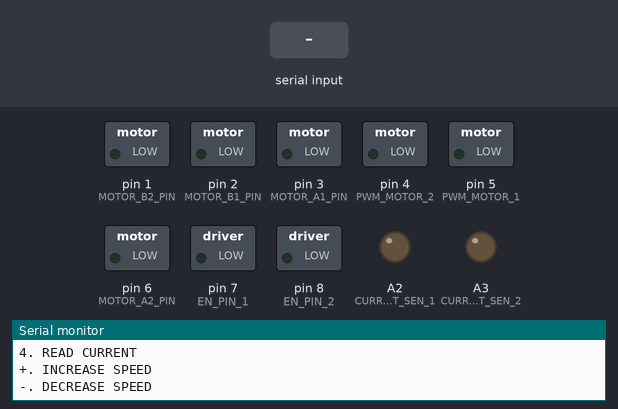
This sketch was run on a simulated Teensy 4. On the bench: switched loads named in the sketch (green lamp = pin HIGH), output pins drawn as LEDs (lit = HIGH), the last lines printed to the serial monitor. Inputs (shaded band) come from the test bench.

Above: at 1.2 s.
1.3 s: "1\n" received over Serial
At 1.6 s:
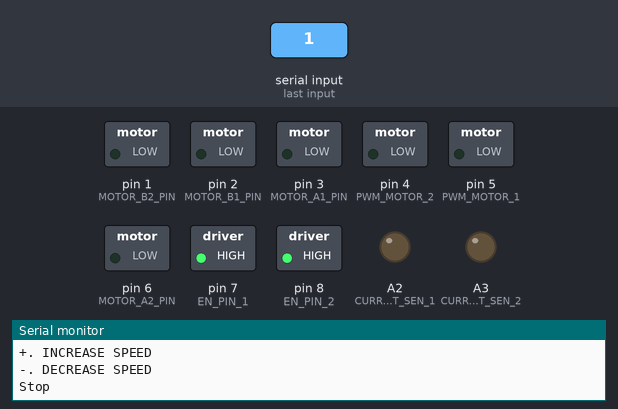
2.8 s: "2\n" received over Serial
At 3.9 s:
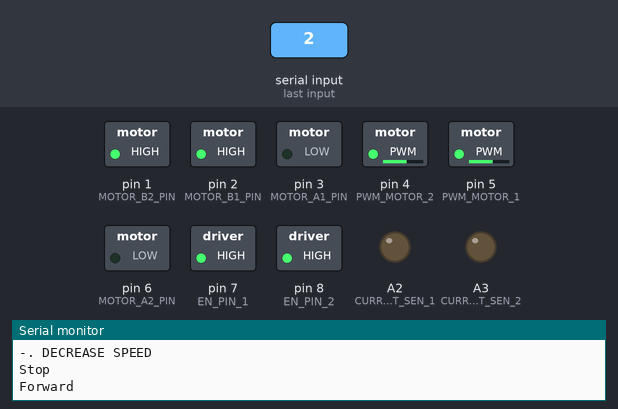
4.3 s: "3\n" received over Serial
At 5.0 s:
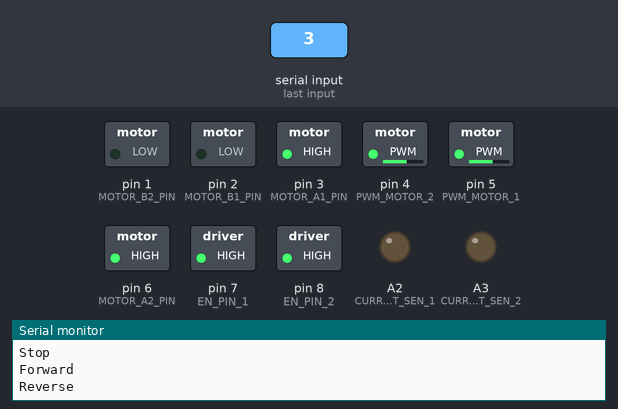
5.8 s: "+\n" received over Serial
At 6.2 s:
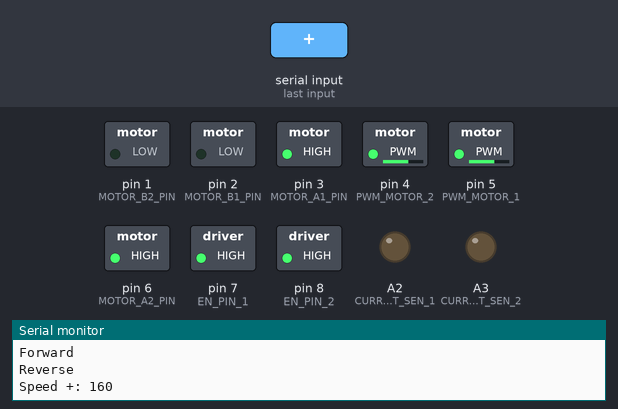
Timing chart, 0 to 8.3 s (numbered marks = the images above; inputs shaded):
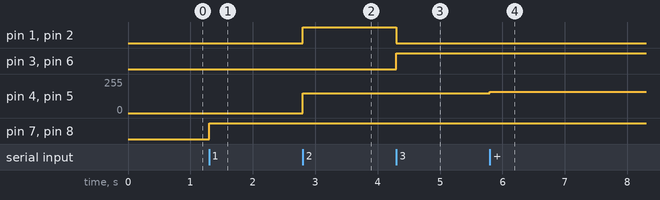

The sketch:

ZERO-MOTO-2WD.ino
```cpp
#define BRAKE 0
#define CW    1
#define CCW   2
#define CS_THRESHOLD 15   // Definition of safety current (Check: "1.3 Monster Shield Example").

//MOTOR 1
#define MOTOR_A1_PIN 3 //7
#define MOTOR_B1_PIN 2 //8

//MOTOR 2
#define MOTOR_A2_PIN  6// 4
#define MOTOR_B2_PIN  1 // 9

#define PWM_MOTOR_1 5 // 5
#define PWM_MOTOR_2 4 // 6

#define CURRENT_SEN_1 A2
#define CURRENT_SEN_2 A3

#define EN_PIN_1 7 //A0
#define EN_PIN_2 8 //A1

#define MOTOR_1 0
#define MOTOR_2 1

short usSpeed = 150;  //default motor speed
unsigned short usMotor_Status = BRAKE;

void setup()
{
  pinMode(MOTOR_A1_PIN, OUTPUT);
  pinMode(MOTOR_B1_PIN, OUTPUT);

  pinMode(MOTOR_A2_PIN, OUTPUT);
  pinMode(MOTOR_B2_PIN, OUTPUT);

  pinMode(PWM_MOTOR_1, OUTPUT);
  pinMode(PWM_MOTOR_2, OUTPUT);

  pinMode(CURRENT_SEN_1, OUTPUT);
  pinMode(CURRENT_SEN_2, OUTPUT);

  pinMode(EN_PIN_1, OUTPUT);
  pinMode(EN_PIN_2, OUTPUT);

  SerialUSB.begin(9600);              // Initiates the SerialUSB to do the monitoring
  SerialUSB.println("Begin motor control");
  SerialUSB.println(); //Print function list for user selection
  SerialUSB.println("Enter number for control option:");
  SerialUSB.println("1. STOP");
  SerialUSB.println("2. FORWARD");
  SerialUSB.println("3. REVERSE");
  SerialUSB.println("4. READ CURRENT");
  SerialUSB.println("+. INCREASE SPEED");
  SerialUSB.println("-. DECREASE SPEED");
  SerialUSB.println();

}

void loop()
{
  char  user_input;
  String SerialUSBReceived;


  while(SerialUSB.available())
  {
    SerialUSBReceived = SerialUSB.readStringUntil('\n');
      user_input = SerialUSBReceived.charAt(0);


    digitalWrite(EN_PIN_1, HIGH);
    digitalWrite(EN_PIN_2, HIGH);

    if (user_input== '1')
    {
     Stop();
    }
    else
    if (user_input== '2')
    {
     Forward();
    }

    else if(user_input =='3')
    {
      Reverse();
    }
    else if(user_input =='+')
    {
      IncreaseSpeed();
    }
    else if(user_input =='-')
    {
      DecreaseSpeed();
    }
    else
    {
      SerialUSB.println("Invalid option entered.");
    }

  }
}

void Stop()
{
  SerialUSB.println("Stop");
  usMotor_Status = BRAKE;
  motorGo(MOTOR_1, usMotor_Status, 0);
  motorGo(MOTOR_2, usMotor_Status, 0);
}

void Forward()
{
  SerialUSB.println("Forward");
  usMotor_Status = CW;
  motorGo(MOTOR_1, usMotor_Status, usSpeed);
  motorGo(MOTOR_2, usMotor_Status, usSpeed);
}

void Reverse()
{
  SerialUSB.println("Reverse");
  usMotor_Status = CCW;
  motorGo(MOTOR_1, usMotor_Status, usSpeed);
  motorGo(MOTOR_2, usMotor_Status, usSpeed);
}

void IncreaseSpeed()
{
  usSpeed = usSpeed + 10;
  if(usSpeed > 255)
  {
    usSpeed = 255;
  }

  SerialUSB.print("Speed +: ");
  SerialUSB.println(usSpeed);

  motorGo(MOTOR_1, usMotor_Status, usSpeed);
  motorGo(MOTOR_2, usMotor_Status, usSpeed);
}

void DecreaseSpeed()
{
  usSpeed = usSpeed - 10;
  if(usSpeed < 0)
  {
    usSpeed = 0;
  }

  SerialUSB.print("Speed -: ");
  SerialUSB.println(usSpeed);

  motorGo(MOTOR_1, usMotor_Status, usSpeed);
  motorGo(MOTOR_2, usMotor_Status, usSpeed);
}

void motorGo(uint8_t motor, uint8_t direct, uint8_t pwm)         //Function that controls the variables: motor(0 ou 1), direction (cw ou ccw) e pwm (entra 0 e 255);
{
  if(motor == MOTOR_1)
  {
    if(direct == CW)
    {
      digitalWrite(MOTOR_A1_PIN, LOW);
      digitalWrite(MOTOR_B1_PIN, HIGH);
    }
    else if(direct == CCW)
    {
      digitalWrite(MOTOR_A1_PIN, HIGH);
      digitalWrite(MOTOR_B1_PIN, LOW);
    }
    else
    {
      digitalWrite(MOTOR_A1_PIN, LOW);
      digitalWrite(MOTOR_B1_PIN, LOW);
    }

    analogWrite(PWM_MOTOR_1, pwm);
  }
  else if(motor == MOTOR_2)
  {
    if(direct == CW)
    {
      digitalWrite(MOTOR_A2_PIN, LOW);
      digitalWrite(MOTOR_B2_PIN, HIGH);
    }
    else if(direct == CCW)
    {
      digitalWrite(MOTOR_A2_PIN, HIGH);
      digitalWrite(MOTOR_B2_PIN, LOW);
    }
    else
    {
      digitalWrite(MOTOR_A2_PIN, LOW);
      digitalWrite(MOTOR_B2_PIN, LOW);
    }

    analogWrite(PWM_MOTOR_2, pwm);
  }
}
```

Measured:
- after the input at 1.3 s, pin 7 (EN_PIN_1), pin 8 (EN_PIN_2): LOW → HIGH at once
- after the input at 2.8 s, pin 1 (MOTOR_B2_PIN), pin 2 (MOTOR_B1_PIN): LOW → HIGH at once; pin 4 (PWM_MOTOR_2), pin 5 (PWM_MOTOR_1): 0/255 → 150/255 at once
- after the input at 4.3 s, pin 1 (MOTOR_B2_PIN), pin 2 (MOTOR_B1_PIN): HIGH → LOW at once; pin 3 (MOTOR_A1_PIN), pin 6 (MOTOR_A2_PIN): LOW → HIGH at once
- after the input at 5.8 s, pin 4 (PWM_MOTOR_2), pin 5 (PWM_MOTOR_1): 150/255 → 160/255 at once
